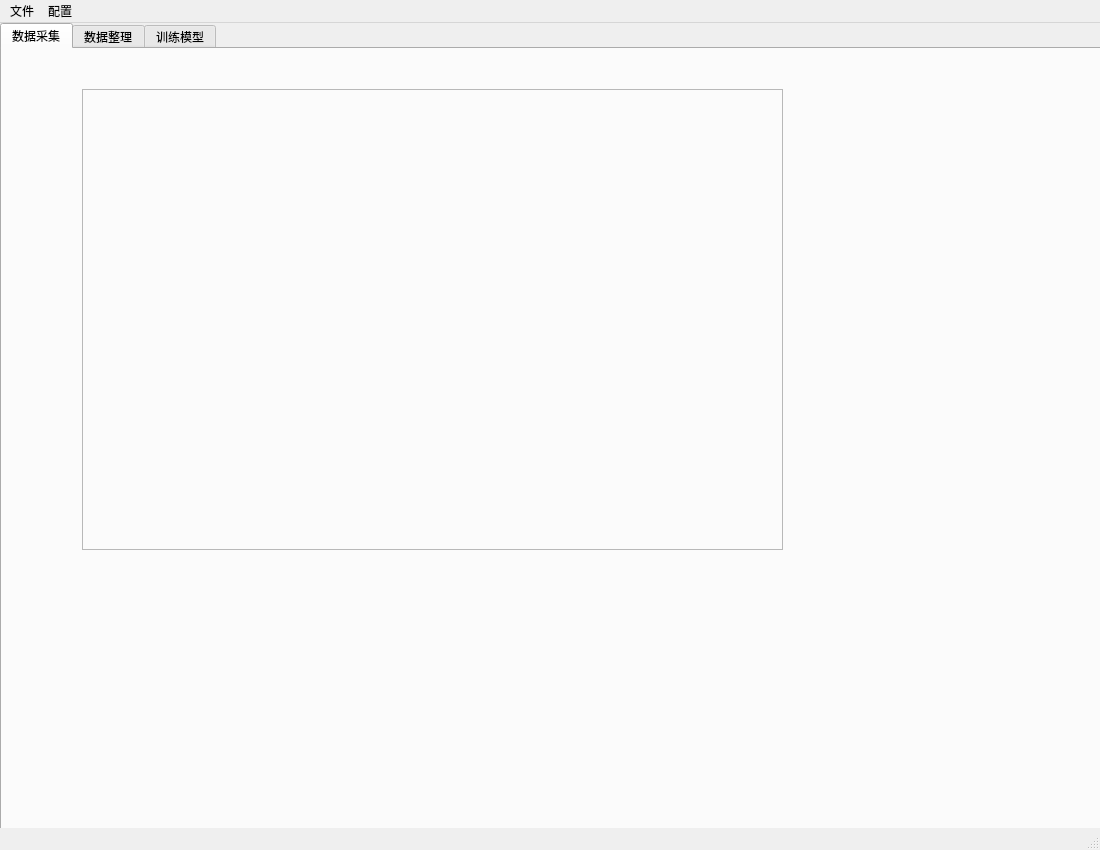
<?xml version="1.0" encoding="UTF-8"?>
<ui version="4.0">
 <class>MainWindow</class>
 <widget class="QMainWindow" name="MainWindow">
  <property name="geometry">
   <rect>
    <x>0</x>
    <y>0</y>
    <width>1100</width>
    <height>850</height>
   </rect>
  </property>
  <property name="windowTitle">
   <string>音乐播放控制系统</string>
  </property>
  <widget class="QWidget" name="centralwidget">
   <widget class="QTabWidget" name="tabWidget">
    <property name="geometry">
     <rect>
      <x>0</x>
      <y>0</y>
      <width>1101</width>
      <height>821</height>
     </rect>
    </property>
    <property name="currentIndex">
     <number>0</number>
    </property>
    <widget class="QWidget" name="tab_1">
     <attribute name="title">
      <string>数据采集</string>
     </attribute>
     <widget class="QFrame" name="frame">
      <property name="geometry">
       <rect>
        <x>80</x>
        <y>40</y>
        <width>701</width>
        <height>461</height>
       </rect>
      </property>
      <property name="frameShape">
       <enum>QFrame::StyledPanel</enum>
      </property>
      <property name="frameShadow">
       <enum>QFrame::Raised</enum>
      </property>
     </widget>
    </widget>
    <widget class="QWidget" name="tab_2">
     <attribute name="title">
      <string>数据整理</string>
     </attribute>
    </widget>
    <widget class="QWidget" name="tab_3">
     <attribute name="title">
      <string>训练模型</string>
     </attribute>
    </widget>
   </widget>
  </widget>
  <widget class="wenjian" name="menubar">
   <property name="geometry">
    <rect>
     <x>0</x>
     <y>0</y>
     <width>1100</width>
     <height>26</height>
    </rect>
   </property>
   <property name="defaultUp">
    <bool>true</bool>
   </property>
   <widget class="QMenu" name="menu">
    <property name="title">
     <string>文件</string>
    </property>
    <addaction name="actionwenjain"/>
   </widget>
   <widget class="QMenu" name="menu_2">
    <property name="title">
     <string>配置</string>
    </property>
   </widget>
   <addaction name="menu"/>
   <addaction name="menu_2"/>
  </widget>
  <widget class="QStatusBar" name="statusbar"/>
  <action name="actionwenjain">
   <property name="text">
    <string>wenjain</string>
   </property>
  </action>
 </widget>
 <customwidgets>
  <customwidget>
   <class>wenjian</class>
   <extends>QMenuBar</extends>
   <header location="global">wenjian.h</header>
  </customwidget>
 </customwidgets>
 <resources/>
 <connections/>
</ui>
